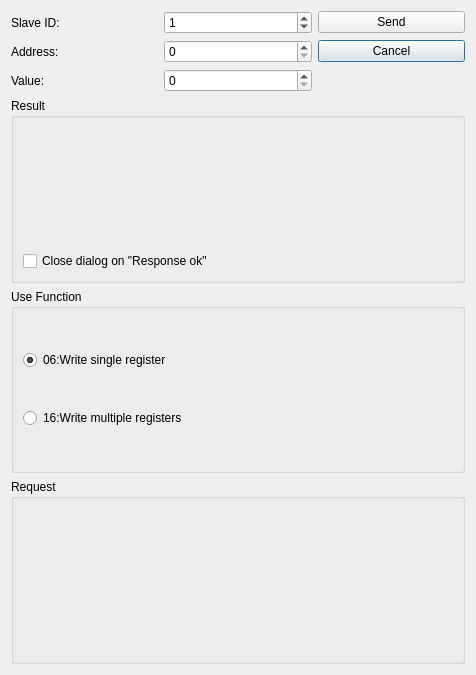
<?xml version="1.0" encoding="UTF-8"?>
<ui version="4.0">
 <class>ModbusWriteSingleRegisterDialog</class>
 <widget class="QDialog" name="ModbusWriteSingleRegisterDialog">
  <property name="geometry">
   <rect>
    <x>0</x>
    <y>0</y>
    <width>476</width>
    <height>675</height>
   </rect>
  </property>
  <property name="minimumSize">
   <size>
    <width>476</width>
    <height>675</height>
   </size>
  </property>
  <property name="maximumSize">
   <size>
    <width>476</width>
    <height>675</height>
   </size>
  </property>
  <property name="windowTitle">
   <string>Dialog</string>
  </property>
  <layout class="QGridLayout" name="gridLayout">
   <item row="1" column="0">
    <widget class="QLabel" name="label_2">
     <property name="text">
      <string>Address:</string>
     </property>
    </widget>
   </item>
   <item row="0" column="1">
    <widget class="QSpinBox" name="box_slave_id">
     <property name="maximum">
      <number>255</number>
     </property>
     <property name="value">
      <number>1</number>
     </property>
    </widget>
   </item>
   <item row="3" column="0" colspan="3">
    <widget class="QGroupBox" name="groupBox_2">
     <property name="title">
      <string>Result</string>
     </property>
     <layout class="QVBoxLayout" name="verticalLayout_2">
      <item>
       <widget class="QLabel" name="label_result">
        <property name="text">
         <string/>
        </property>
       </widget>
      </item>
      <item>
       <widget class="QCheckBox" name="box_close_on_ok">
        <property name="text">
         <string>Close dialog on &quot;Response ok&quot;</string>
        </property>
       </widget>
      </item>
     </layout>
    </widget>
   </item>
   <item row="1" column="1">
    <widget class="QSpinBox" name="box_address">
     <property name="maximum">
      <number>65535</number>
     </property>
    </widget>
   </item>
   <item row="4" column="0" colspan="3">
    <widget class="QGroupBox" name="groupBox_3">
     <property name="title">
      <string>Use Function</string>
     </property>
     <layout class="QVBoxLayout" name="verticalLayout">
      <item>
       <widget class="QRadioButton" name="button_06_function">
        <property name="text">
         <string>06:Write single register</string>
        </property>
        <property name="checked">
         <bool>true</bool>
        </property>
       </widget>
      </item>
      <item>
       <widget class="QRadioButton" name="button_16_function">
        <property name="text">
         <string>16:Write multiple registers</string>
        </property>
       </widget>
      </item>
     </layout>
    </widget>
   </item>
   <item row="5" column="0" colspan="3">
    <widget class="QGroupBox" name="groupBox_4">
     <property name="title">
      <string>Request</string>
     </property>
     <layout class="QHBoxLayout" name="horizontalLayout_3">
      <item>
       <widget class="QLabel" name="label_request">
        <property name="text">
         <string/>
        </property>
        <property name="wordWrap">
         <bool>true</bool>
        </property>
       </widget>
      </item>
     </layout>
    </widget>
   </item>
   <item row="0" column="0">
    <widget class="QLabel" name="label">
     <property name="text">
      <string>Slave ID:</string>
     </property>
    </widget>
   </item>
   <item row="1" column="2">
    <widget class="QPushButton" name="button_cancel">
     <property name="text">
      <string>Cancel</string>
     </property>
    </widget>
   </item>
   <item row="0" column="2">
    <widget class="QPushButton" name="button_send">
     <property name="text">
      <string>Send</string>
     </property>
    </widget>
   </item>
   <item row="2" column="0">
    <widget class="QLabel" name="label_3">
     <property name="text">
      <string>Value:</string>
     </property>
    </widget>
   </item>
   <item row="2" column="1">
    <widget class="QSpinBox" name="box_reg_value">
     <property name="maximum">
      <number>65535</number>
     </property>
    </widget>
   </item>
  </layout>
 </widget>
 <resources/>
 <connections/>
</ui>
